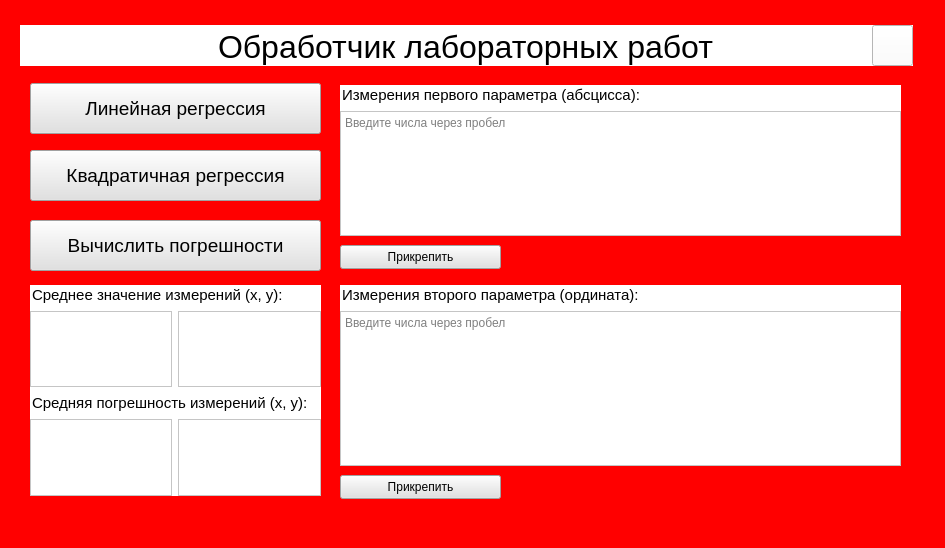
<?xml version="1.0" encoding="UTF-8"?>
<ui version="4.0">
 <class>MainWindow</class>
 <widget class="QMainWindow" name="MainWindow">
  <property name="windowModality">
   <enum>Qt::WindowModality::NonModal</enum>
  </property>
  <property name="geometry">
   <rect>
    <x>0</x>
    <y>0</y>
    <width>945</width>
    <height>548</height>
   </rect>
  </property>
  <property name="minimumSize">
   <size>
    <width>945</width>
    <height>548</height>
   </size>
  </property>
  <property name="maximumSize">
   <size>
    <width>945</width>
    <height>548</height>
   </size>
  </property>
  <property name="windowTitle">
   <string>Главное окно</string>
  </property>
  <property name="windowIcon">
   <iconset resource="resource.qrc">
    <normaloff>:/quest/logo2.png</normaloff>:/quest/logo2.png</iconset>
  </property>
  <property name="windowOpacity">
   <double>10.000000000000000</double>
  </property>
  <property name="styleSheet">
   <string notr="true">background-color: rgb(255, 0, 0);</string>
  </property>
  <widget class="QWidget" name="centralwidget">
   <widget class="QWidget" name="verticalWidget_6" native="true">
    <property name="geometry">
     <rect>
      <x>340</x>
      <y>285</y>
      <width>561</width>
      <height>181</height>
     </rect>
    </property>
    <property name="styleSheet">
     <string notr="true">background-color: rgb(255, 255, 255);</string>
    </property>
    <layout class="QVBoxLayout" name="verticalLayout_7">
     <item>
      <widget class="QLineEdit" name="lineEdit_3">
       <property name="font">
        <font>
         <pointsize>11</pointsize>
        </font>
       </property>
       <property name="autoFillBackground">
        <bool>false</bool>
       </property>
       <property name="styleSheet">
        <string notr="true">background-color: rgb(255, 255, 255);</string>
       </property>
       <property name="inputMethodHints">
        <set>Qt::InputMethodHint::ImhPreferNumbers</set>
       </property>
       <property name="text">
        <string>Измерения второго параметра (ордината):</string>
       </property>
       <property name="frame">
        <bool>false</bool>
       </property>
       <property name="cursorPosition">
        <number>39</number>
       </property>
       <property name="alignment">
        <set>Qt::AlignmentFlag::AlignLeading|Qt::AlignmentFlag::AlignLeft|Qt::AlignmentFlag::AlignVCenter</set>
       </property>
       <property name="readOnly">
        <bool>true</bool>
       </property>
      </widget>
     </item>
     <item>
      <widget class="QPlainTextEdit" name="Ordinate">
       <property name="inputMethodHints">
        <set>Qt::InputMethodHint::ImhMultiLine</set>
       </property>
       <property name="placeholderText">
        <string>Введите числа через пробел</string>
       </property>
      </widget>
     </item>
    </layout>
   </widget>
   <widget class="QPushButton" name="Graph2">
    <property name="geometry">
     <rect>
      <x>30</x>
      <y>150</y>
      <width>291</width>
      <height>51</height>
     </rect>
    </property>
    <property name="font">
     <font>
      <pointsize>14</pointsize>
     </font>
    </property>
    <property name="styleSheet">
     <string notr="true">background-color: rgb(225, 225, 225)</string>
    </property>
    <property name="text">
     <string>Квадратичная регрессия</string>
    </property>
   </widget>
   <widget class="QPushButton" name="AddFile1">
    <property name="geometry">
     <rect>
      <x>340</x>
      <y>245</y>
      <width>161</width>
      <height>24</height>
     </rect>
    </property>
    <property name="styleSheet">
     <string notr="true">background-color: rgb(225, 225, 225)</string>
    </property>
    <property name="text">
     <string>Прикрепить</string>
    </property>
   </widget>
   <widget class="QPushButton" name="AddFile2">
    <property name="geometry">
     <rect>
      <x>340</x>
      <y>475</y>
      <width>161</width>
      <height>24</height>
     </rect>
    </property>
    <property name="styleSheet">
     <string notr="true">background-color: rgb(225, 225, 225)</string>
    </property>
    <property name="text">
     <string>Прикрепить</string>
    </property>
   </widget>
   <widget class="QWidget" name="verticalWidget_2" native="true">
    <property name="geometry">
     <rect>
      <x>340</x>
      <y>85</y>
      <width>561</width>
      <height>151</height>
     </rect>
    </property>
    <property name="styleSheet">
     <string notr="true">background-color: rgb(255, 255, 255);</string>
    </property>
    <layout class="QVBoxLayout" name="verticalLayout_3">
     <item>
      <widget class="QLineEdit" name="lineEdit_4">
       <property name="font">
        <font>
         <pointsize>11</pointsize>
        </font>
       </property>
       <property name="autoFillBackground">
        <bool>false</bool>
       </property>
       <property name="styleSheet">
        <string notr="true">background-color: rgb(255, 255, 255);</string>
       </property>
       <property name="inputMethodHints">
        <set>Qt::InputMethodHint::ImhNone</set>
       </property>
       <property name="text">
        <string>Измерения первого параметра (абсцисса):</string>
       </property>
       <property name="frame">
        <bool>false</bool>
       </property>
       <property name="cursorPosition">
        <number>39</number>
       </property>
       <property name="alignment">
        <set>Qt::AlignmentFlag::AlignLeading|Qt::AlignmentFlag::AlignLeft|Qt::AlignmentFlag::AlignVCenter</set>
       </property>
       <property name="readOnly">
        <bool>true</bool>
       </property>
      </widget>
     </item>
     <item>
      <widget class="QPlainTextEdit" name="Abscissa">
       <property name="inputMethodHints">
        <set>Qt::InputMethodHint::ImhMultiLine</set>
       </property>
       <property name="placeholderText">
        <string>Введите числа через пробел</string>
       </property>
      </widget>
     </item>
    </layout>
   </widget>
   <widget class="QWidget" name="verticalWidget_5" native="true">
    <property name="geometry">
     <rect>
      <x>30</x>
      <y>285</y>
      <width>291</width>
      <height>211</height>
     </rect>
    </property>
    <property name="styleSheet">
     <string notr="true">background-color: rgb(255, 255, 255);</string>
    </property>
    <layout class="QVBoxLayout" name="verticalLayout_6">
     <item>
      <widget class="QLineEdit" name="lineEdit_2">
       <property name="font">
        <font>
         <family>Segoe UI</family>
         <pointsize>11</pointsize>
         <italic>false</italic>
         <bold>false</bold>
        </font>
       </property>
       <property name="autoFillBackground">
        <bool>false</bool>
       </property>
       <property name="styleSheet">
        <string notr="true">background-color: rgb(255, 255, 255);
font: 10.5pt &quot;Segoe UI&quot;;</string>
       </property>
       <property name="inputMethodHints">
        <set>Qt::InputMethodHint::ImhNone</set>
       </property>
       <property name="text">
        <string>Среднее значение измерений (x, y): </string>
       </property>
       <property name="frame">
        <bool>false</bool>
       </property>
       <property name="cursorPosition">
        <number>35</number>
       </property>
       <property name="alignment">
        <set>Qt::AlignmentFlag::AlignBottom|Qt::AlignmentFlag::AlignLeading|Qt::AlignmentFlag::AlignLeft</set>
       </property>
       <property name="readOnly">
        <bool>true</bool>
       </property>
      </widget>
     </item>
     <item>
      <layout class="QHBoxLayout" name="horizontalLayout">
       <item>
        <widget class="QTextBrowser" name="textBrowser_2"/>
       </item>
       <item>
        <widget class="QTextBrowser" name="textBrowser"/>
       </item>
      </layout>
     </item>
     <item>
      <widget class="QLineEdit" name="lineEdit_5">
       <property name="font">
        <font>
         <family>Segoe UI</family>
         <pointsize>11</pointsize>
         <italic>false</italic>
         <bold>false</bold>
        </font>
       </property>
       <property name="autoFillBackground">
        <bool>false</bool>
       </property>
       <property name="styleSheet">
        <string notr="true">background-color: rgb(255, 255, 255);
font: 10.5pt &quot;Segoe UI&quot;;</string>
       </property>
       <property name="inputMethodHints">
        <set>Qt::InputMethodHint::ImhNone</set>
       </property>
       <property name="text">
        <string>Средняя погрешность измерений (x, y): </string>
       </property>
       <property name="frame">
        <bool>false</bool>
       </property>
       <property name="cursorPosition">
        <number>38</number>
       </property>
       <property name="alignment">
        <set>Qt::AlignmentFlag::AlignBottom|Qt::AlignmentFlag::AlignLeading|Qt::AlignmentFlag::AlignLeft</set>
       </property>
       <property name="readOnly">
        <bool>true</bool>
       </property>
      </widget>
     </item>
     <item>
      <layout class="QHBoxLayout" name="horizontalLayout_2">
       <item>
        <widget class="QTextBrowser" name="textBrowser_3"/>
       </item>
       <item>
        <widget class="QTextBrowser" name="textBrowser_4"/>
       </item>
      </layout>
     </item>
    </layout>
   </widget>
   <widget class="QPushButton" name="Graph1">
    <property name="geometry">
     <rect>
      <x>30</x>
      <y>83</y>
      <width>291</width>
      <height>51</height>
     </rect>
    </property>
    <property name="font">
     <font>
      <pointsize>14</pointsize>
      <bold>false</bold>
     </font>
    </property>
    <property name="styleSheet">
     <string notr="true">background-color: rgb(225, 225, 225)</string>
    </property>
    <property name="text">
     <string>Линейная регрессия</string>
    </property>
   </widget>
   <widget class="QPushButton" name="Error">
    <property name="geometry">
     <rect>
      <x>30</x>
      <y>220</y>
      <width>291</width>
      <height>51</height>
     </rect>
    </property>
    <property name="font">
     <font>
      <pointsize>14</pointsize>
     </font>
    </property>
    <property name="styleSheet">
     <string notr="true">background-color: rgb(225, 225, 225)</string>
    </property>
    <property name="text">
     <string>Вычислить погрешности</string>
    </property>
   </widget>
   <widget class="QLineEdit" name="lineEdit">
    <property name="geometry">
     <rect>
      <x>20</x>
      <y>25</y>
      <width>893</width>
      <height>41</height>
     </rect>
    </property>
    <property name="font">
     <font>
      <pointsize>24</pointsize>
     </font>
    </property>
    <property name="autoFillBackground">
     <bool>false</bool>
    </property>
    <property name="styleSheet">
     <string notr="true">background-color: rgb(255, 255, 255);</string>
    </property>
    <property name="inputMethodHints">
     <set>Qt::InputMethodHint::ImhNone</set>
    </property>
    <property name="text">
     <string>Обработчик лабораторных работ</string>
    </property>
    <property name="frame">
     <bool>false</bool>
    </property>
    <property name="cursorPosition">
     <number>29</number>
    </property>
    <property name="alignment">
     <set>Qt::AlignmentFlag::AlignBottom|Qt::AlignmentFlag::AlignHCenter</set>
    </property>
    <property name="readOnly">
     <bool>true</bool>
    </property>
   </widget>
   <widget class="QLabel" name="picture">
    <property name="geometry">
     <rect>
      <x>0</x>
      <y>-30</y>
      <width>951</width>
      <height>588</height>
     </rect>
    </property>
    <property name="text">
     <string/>
    </property>
    <property name="pixmap">
     <pixmap>../../my-background.png</pixmap>
    </property>
   </widget>
   <widget class="QPushButton" name="question">
    <property name="geometry">
     <rect>
      <x>872</x>
      <y>25</y>
      <width>41</width>
      <height>41</height>
     </rect>
    </property>
    <property name="font">
     <font>
      <bold>false</bold>
      <kerning>true</kerning>
      <hintingpreference>PreferDefaultHinting</hintingpreference>
     </font>
    </property>
    <property name="focusPolicy">
     <enum>Qt::FocusPolicy::NoFocus</enum>
    </property>
    <property name="styleSheet">
     <string notr="true">background-color: rgb(255, 255, 255)</string>
    </property>
    <property name="text">
     <string/>
    </property>
    <property name="icon">
     <iconset theme="QIcon::ThemeIcon::DialogQuestion"/>
    </property>
    <property name="iconSize">
     <size>
      <width>40</width>
      <height>40</height>
     </size>
    </property>
    <property name="autoDefault">
     <bool>false</bool>
    </property>
    <property name="flat">
     <bool>false</bool>
    </property>
   </widget>
   <zorder>picture</zorder>
   <zorder>verticalWidget_6</zorder>
   <zorder>Graph2</zorder>
   <zorder>AddFile1</zorder>
   <zorder>AddFile2</zorder>
   <zorder>verticalWidget_2</zorder>
   <zorder>verticalWidget_5</zorder>
   <zorder>Graph1</zorder>
   <zorder>Error</zorder>
   <zorder>lineEdit</zorder>
   <zorder>question</zorder>
  </widget>
  <widget class="QMenuBar" name="menubar">
   <property name="geometry">
    <rect>
     <x>0</x>
     <y>0</y>
     <width>945</width>
     <height>22</height>
    </rect>
   </property>
  </widget>
  <widget class="QStatusBar" name="statusbar"/>
 </widget>
 <resources>
  <include location="resource.qrc"/>
 </resources>
 <connections>
  <connection>
   <sender>question</sender>
   <signal>pressed()</signal>
   <receiver>question</receiver>
   <slot>show()</slot>
   <hints>
    <hint type="sourcelabel">
     <x>872</x>
     <y>57</y>
    </hint>
    <hint type="destinationlabel">
     <x>893</x>
     <y>69</y>
    </hint>
   </hints>
  </connection>
 </connections>
</ui>
